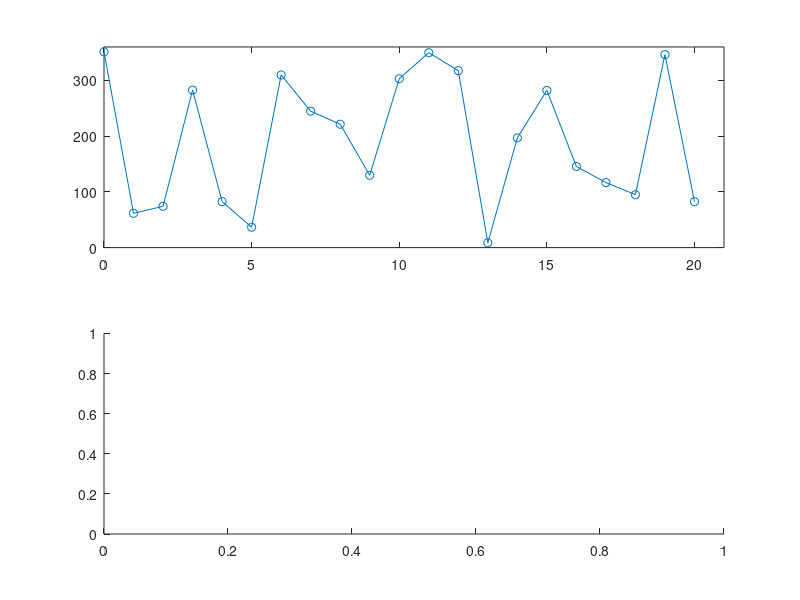

This chart was generated by the following MATLAB code: (Note: this script raises an error after producing the figure.)
function theResult = modplot(x, y, modulo, varargin)

% modplot -- Plot with pen-up at modulo crossings.
%  modplot(x, y, modulo, ...) plots y(x), modulo
%   the given value.  The pen is lifted at modulo
%   crossings.
%  modplot (no argument) demonstrates itself.
 
% Copyright (C) 1997 Dr. Charles R. Denham, ZYDECO.
%  All Rights Reserved.
%   Disclosure without explicit written consent from the
%    copyright owner does not constitute publication.
 
% Version of 24-Jul-1997 16:21:10.

if nargin < 1, help(mfilename), x = 'demo'; end

if strcmp(x, 'demo'), x = 20; end

if ischar(x), x = eval(x); end

if length(x) == 1
   n = x;
   x = 0:n;
   y = 360 .* rand(size(x));
   subplot(2, 1, 1)
   plot(x, y, '-o')
   axis([0 length(x) 0 360])
   subplot(2, 1, 2)
   modplot(x, y, 360, '-o')
   axis([0 length(x)-1 0 360])
   figure(gcf)
   return
end

if nargin < 3, modulo = 1; end

% Find the crossings.

f = find(abs(diff(y)) > modulo/2);

px = x(f); py = y(f) + NaN;

kk = [(1:length(x)).'; f(:)].';
xx = [x(:); px(:)].';
yy = [y(:); py(:)].';

[ignore, indices] = sort(kk);   % Needs work.
xx = xx(indices);
yy = yy(indices);

% Interleave NaN values at the crossings.

% Plot the data.

result = plot(xx, yy, varargin{:});

if nargout > 0, theResult = result; end
